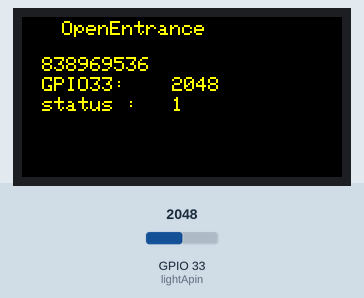
Recording of a sketch running on a simulated ESP32. Shown: 160×80 colour display. The inputs (shaded band) are chosen by the test bench; at power-on: GPIO 33 (lightApin) = 2048. WiFi joins after 1.5 s; servers stay silent unless stated.

Above: at 2.8 s.
2.9 s: GPIO 33 (lightApin) set to 3650
At 4.1 s:
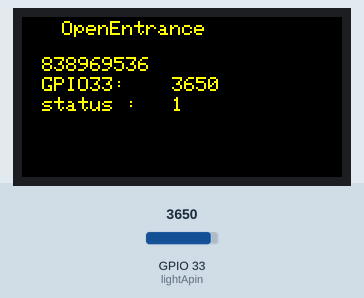
4.4 s: GPIO 33 (lightApin) set to 3756
At 5.9 s:
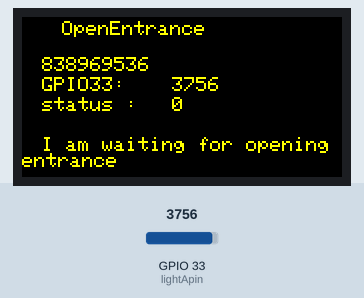
6.2 s: GPIO 33 (lightApin) set to 3067
At 7.1 s:
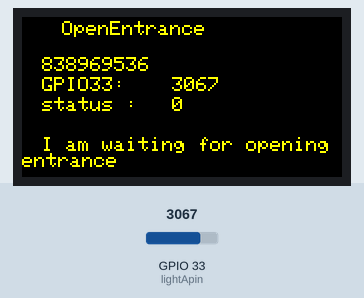
7.7 s: GPIO 33 (lightApin) set to 2964
At 9.1 s:
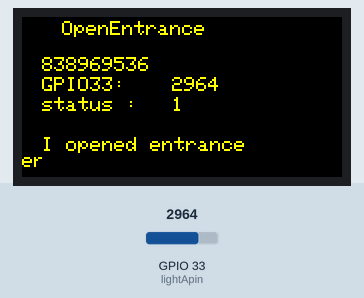
Timing chart, 0 to 10.5 s (numbered marks = the images above; inputs shaded):
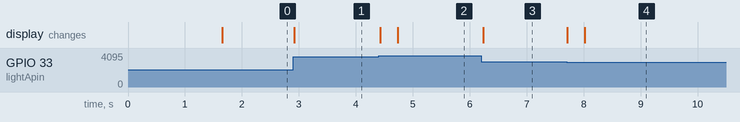

The sketch:

Light.ino
```cpp
#include <M5StickC.h>
#include <WiFi.h>
#include <HTTPClient.h>

const char* ssid = "";
const char* password = "";
const char* entranceUrl = "";

uint32_t ipNumber;
const int lightDpin = 32; // M5StickC
const int lightApin = 33; // M5StickC
const int openLightThreadshold = 3000; // M5StickC
const int closeLightThreadshold = 3700; // M5StickC

void setup() {
  M5.begin();
  connectWiFi();
  initLightSetting();
  initPinSetting();
}

uint16_t analogRead_value = 0;
//uint16_t digitalRead_value = 0;
boolean runningStatus = true;

void loop() {
  checkLight();

  if(!runningStatus && analogRead_value < openLightThreadshold) {
    runningStatus = true;
    openEntrance();

    M5.Lcd.fillRect(75, 40, 10, 10, BLACK);
    M5.Lcd.fillRect(10, 60, 150, 20, BLACK);
    M5.Lcd.setCursor(10, 60);
    M5.Lcd.print("I opened entrance\n");
  }
  if (runningStatus && analogRead_value > closeLightThreadshold) {
    runningStatus = false;

    M5.Lcd.fillRect(75, 40, 10, 10, BLACK);
    M5.Lcd.fillRect(10, 60, 150, 20, BLACK);
    M5.Lcd.setCursor(10, 60);
    M5.Lcd.print("I am waiting for opening entrance\n");
  }
}

void connectWiFi(){
  // try to connect to the internet
  WiFi.begin(ssid, password);
  // waiting for connect to the internet
  while (WiFi.status() != WL_CONNECTED) {
    delay(500);
  }
  M5.Lcd.setCursor(10, 20);
  ipNumber = WiFi.localIP();
}

void openEntrance(){
  if ( WiFi.status() == WL_DISCONNECTED ) {
    connectWiFi();
  }
  HTTPClient http;
  http.begin(entranceUrl);
  int httpCode = http.GET();
  if (httpCode > 0) {
    String response = http.getString();
//    M5.Lcd.setCursor(10, 60);
//    M5.Lcd.print(response);
  } else {
//    M5.Lcd.setCursor(10, 60);
//    M5.Lcd.print("Error on HTTP request");
  }
  http.end();
}

void initLightSetting(){
  // set LCD
  M5.Lcd.setRotation(3);
  M5.Lcd.setTextColor(YELLOW);
  M5.Lcd.setCursor(20, 2);
  M5.Lcd.printf("OpenEntrance\n");
  M5.Lcd.setCursor(10, 30);
  M5.Lcd.print("GPIO33:");
//  M5.Lcd.setCursor(10, 40);
//  M5.Lcd.print("GPIO32:");
  M5.Lcd.setCursor(10, 40);
  M5.Lcd.print("status :");
}

void initPinSetting(){
  // set PIN
  pinMode(lightDpin, INPUT);
  pinMode(lightApin, ANALOG);

}

void checkLight(){
  // put your main code here, to run repeatedly:
  M5.Lcd.setTextColor(BLACK);
  M5.Lcd.setCursor(75, 30);
  M5.Lcd.printf("%d\n", analogRead_value);
//  M5.Lcd.setCursor(75, 40);
//  M5.Lcd.printf("%d\n", digitalRead_value);
  M5.Lcd.setCursor(75, 40);
  M5.Lcd.printf("%d\n", runningStatus);

  analogRead_value = analogRead(33);
//  digitalRead_value = digitalRead(32);

  M5.Lcd.setTextColor(YELLOW);
  M5.Lcd.setCursor(10, 20);
  M5.Lcd.printf("%d\n", ipNumber);
  M5.Lcd.setCursor(75, 30);
  M5.Lcd.printf("%d\n", analogRead_value);
//  M5.Lcd.setCursor(75, 40);
//  M5.Lcd.printf("%d\n", digitalRead_value);
  M5.Lcd.setCursor(75, 40);
  M5.Lcd.printf("%d\n", runningStatus);
  delay(10);
}
```

Measured:
- the behaviour switches between 3700 and 3701 on GPIO 33 (lightApin) (found by bisection; images 1 and 2)
- the behaviour switches between 3000 and 2999 on GPIO 33 (lightApin) (found by bisection; images 3 and 4)
- after the input at 2.9 s, the display: changes at once (image 1)
- after the input at 4.4 s, the display: first changes at once (image 2 shows a later state)
- after the input at 6.2 s, the display: changes at once (image 3)
- after the input at 7.7 s, the display: first changes at once (image 4 shows a later state)
